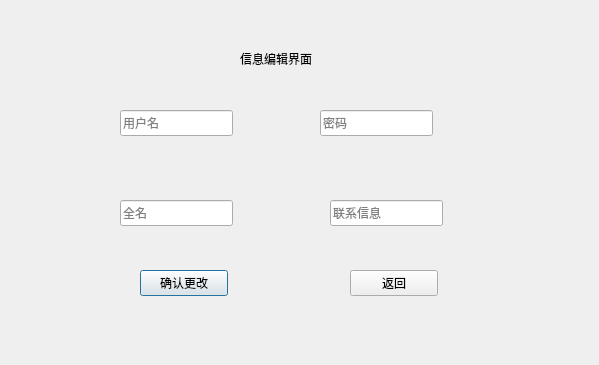
<?xml version="1.0" encoding="UTF-8"?>
<ui version="4.0">
 <class>EditInfoWindow</class>
 <widget class="QDialog" name="EditInfoWindow">
  <property name="geometry">
   <rect>
    <x>0</x>
    <y>0</y>
    <width>599</width>
    <height>365</height>
   </rect>
  </property>
  <property name="windowTitle">
   <string>Dialog</string>
  </property>
  <widget class="QLabel" name="label">
   <property name="geometry">
    <rect>
     <x>240</x>
     <y>50</y>
     <width>151</width>
     <height>18</height>
    </rect>
   </property>
   <property name="text">
    <string>信息编辑界面</string>
   </property>
  </widget>
  <widget class="QLineEdit" name="usernamelineEdit">
   <property name="geometry">
    <rect>
     <x>120</x>
     <y>110</y>
     <width>113</width>
     <height>26</height>
    </rect>
   </property>
   <property name="placeholderText">
    <string>用户名</string>
   </property>
  </widget>
  <widget class="QLineEdit" name="passwordlineEdit">
   <property name="geometry">
    <rect>
     <x>320</x>
     <y>110</y>
     <width>113</width>
     <height>26</height>
    </rect>
   </property>
   <property name="placeholderText">
    <string>密码</string>
   </property>
  </widget>
  <widget class="QLineEdit" name="fullnamelineEdit">
   <property name="geometry">
    <rect>
     <x>120</x>
     <y>200</y>
     <width>113</width>
     <height>26</height>
    </rect>
   </property>
   <property name="placeholderText">
    <string>全名</string>
   </property>
  </widget>
  <widget class="QLineEdit" name="contactlineEdit">
   <property name="geometry">
    <rect>
     <x>330</x>
     <y>200</y>
     <width>113</width>
     <height>26</height>
    </rect>
   </property>
   <property name="placeholderText">
    <string>联系信息</string>
   </property>
  </widget>
  <widget class="QPushButton" name="confirmeditButton">
   <property name="geometry">
    <rect>
     <x>140</x>
     <y>270</y>
     <width>88</width>
     <height>26</height>
    </rect>
   </property>
   <property name="text">
    <string>确认更改</string>
   </property>
  </widget>
  <widget class="QPushButton" name="returnButton">
   <property name="geometry">
    <rect>
     <x>350</x>
     <y>270</y>
     <width>88</width>
     <height>26</height>
    </rect>
   </property>
   <property name="text">
    <string>返回</string>
   </property>
  </widget>
 </widget>
 <resources/>
 <connections/>
</ui>
